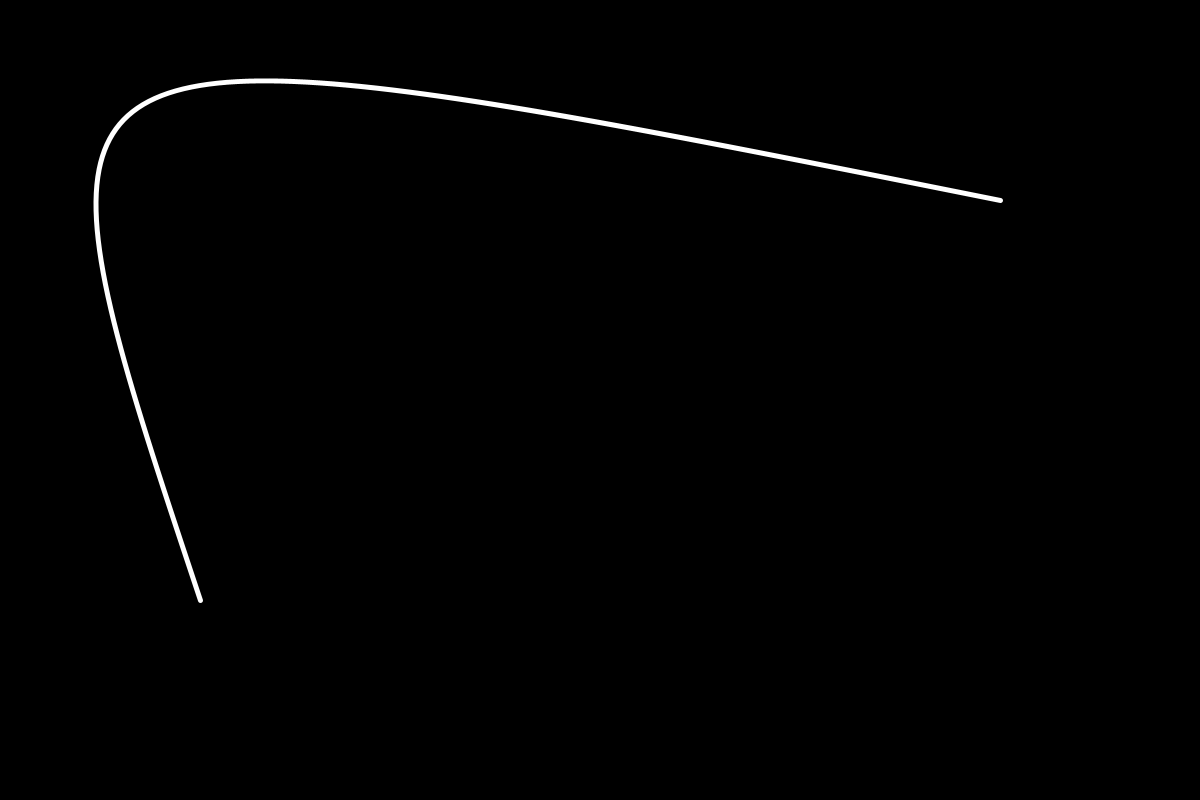
Frame 1 (no input)
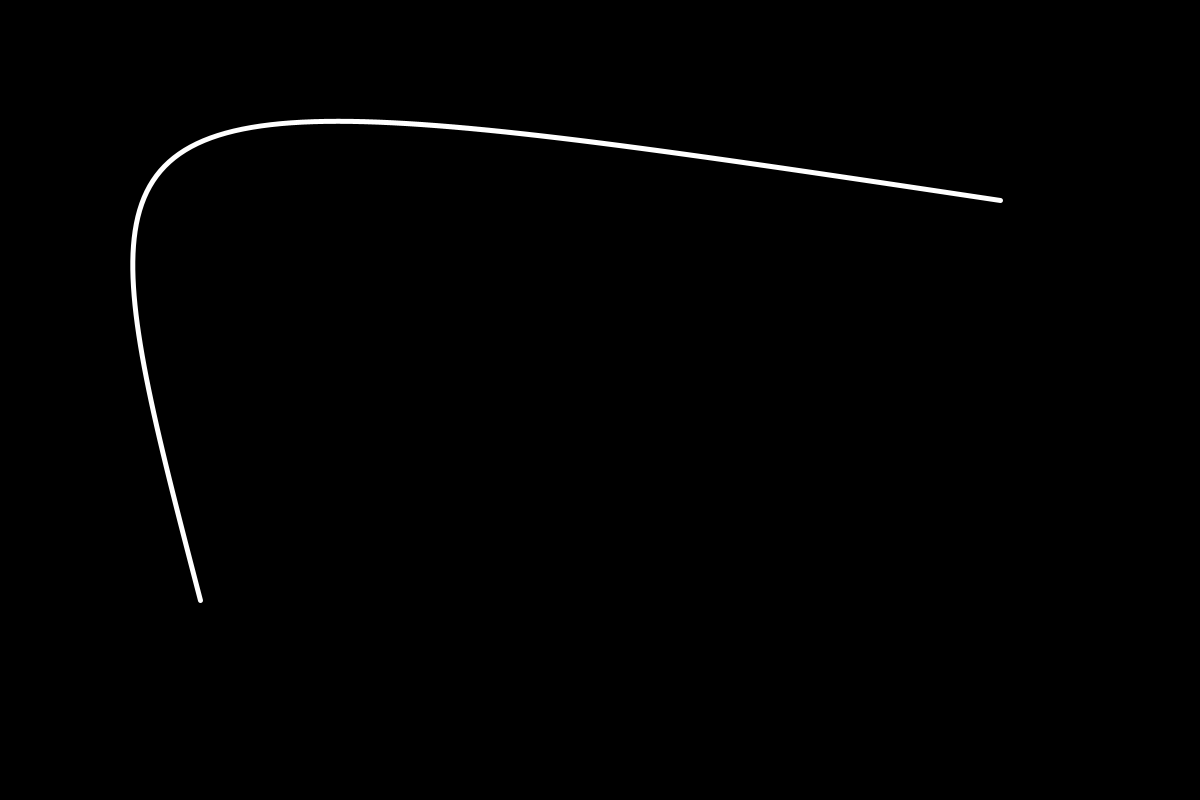
Frame 60 (the mouse pressed at the canvas centre just before this capture)
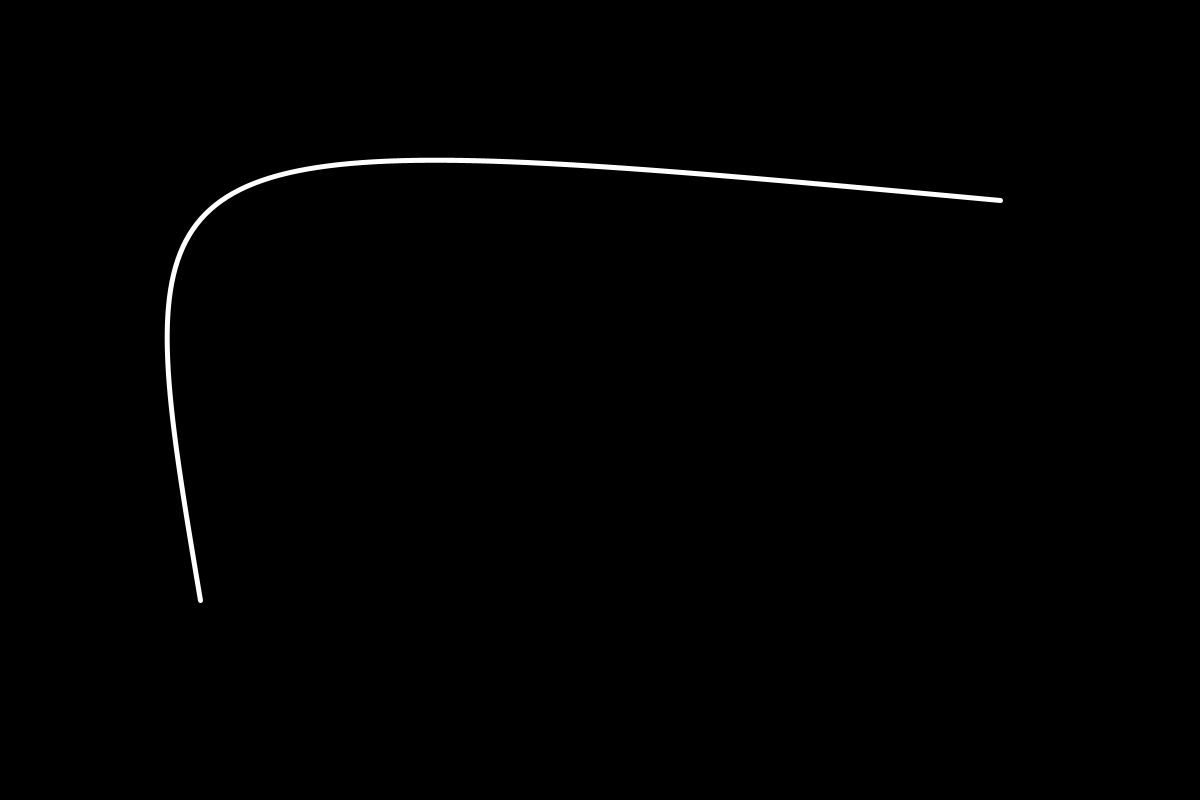
Frame 120 (the mouse held since frame 60 and released just before this capture)

The Processing sketch that drew these frames (run headless with seeded random() and noise(); from frame 60 on, the mouse is pressed at the canvas centre):

// Processing sketch: bezier1
// ── bezier1.pde


float p1x = 1000;
float p1y = 200;

float p2x = 200;
float p2y = 600;

float b1x = 0;
float b1y = 0;

void setup(){
  size(1200,800);
  
}


void draw()
{
  background(0);
  stroke(255);
  strokeWeight(5);
  noFill();
  bezier(p1x, p1y,  b1x, b1y,   b1x, b1y,  p2x, p2y);
  b1x += 1;
  b1y += 1;
  
}
